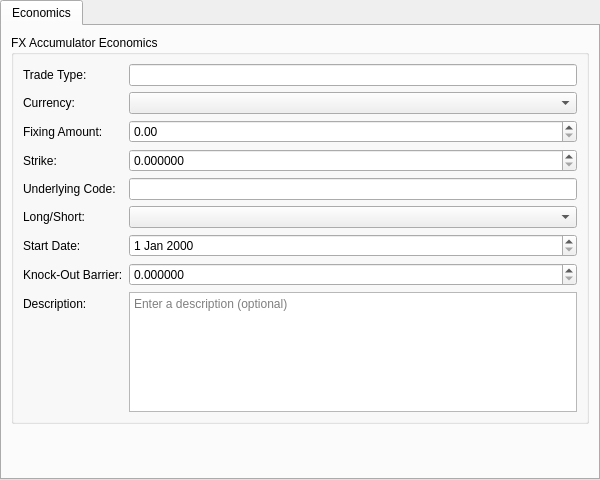
<?xml version="1.0" encoding="UTF-8"?>
<ui version="4.0">
 <class>FxAccumulatorInstrumentForm</class>
 <widget class="QWidget" name="FxAccumulatorInstrumentForm">
  <property name="geometry">
   <rect>
    <x>0</x>
    <y>0</y>
    <width>600</width>
    <height>480</height>
   </rect>
  </property>
  <layout class="QVBoxLayout" name="rootLayout">
   <property name="leftMargin"><number>0</number></property>
   <property name="topMargin"><number>0</number></property>
   <property name="rightMargin"><number>0</number></property>
   <property name="bottomMargin"><number>0</number></property>
   <item>
    <widget class="QTabWidget" name="subTabWidget">
     <property name="currentIndex"><number>0</number></property>
     <widget class="QWidget" name="economicsTab">
      <attribute name="title">
       <string>Economics</string>
      </attribute>
      <layout class="QVBoxLayout" name="economicsLayout">
       <item>
        <widget class="QGroupBox" name="economicsGroup">
         <property name="title">
          <string>FX Accumulator Economics</string>
         </property>
         <layout class="QFormLayout" name="economicsFormLayout">
          <item row="0" column="0">
           <widget class="QLabel" name="labelTradeTypeCode">
            <property name="text"><string>Trade Type:</string></property>
           </widget>
          </item>
          <item row="0" column="1">
           <widget class="QLineEdit" name="tradeTypeCodeEdit">
            <property name="readOnly"><bool>true</bool></property>
           </widget>
          </item>
          <item row="1" column="0">
           <widget class="QLabel" name="labelCurrency">
            <property name="text"><string>Currency:</string></property>
           </widget>
          </item>
          <item row="1" column="1">
           <widget class="ores::qt::OreCurrencyComboBox" name="currencyCombo"/>
          </item>
          <item row="2" column="0">
           <widget class="QLabel" name="labelFixingAmount">
            <property name="text"><string>Fixing Amount:</string></property>
           </widget>
          </item>
          <item row="2" column="1">
           <widget class="OreDoubleSpinBox" name="fixingAmountSpinBox">
            <property name="decimals"><number>2</number></property>
            <property name="minimum"><double>0.000000000000000</double></property>
            <property name="maximum"><double>999999999999.000000000000000</double></property>
            <property name="singleStep"><double>1000.000000000000000</double></property>
           </widget>
          </item>
          <item row="3" column="0">
           <widget class="QLabel" name="labelStrike">
            <property name="text"><string>Strike:</string></property>
           </widget>
          </item>
          <item row="3" column="1">
           <widget class="OreDoubleSpinBox" name="strikeSpinBox">
            <property name="decimals"><number>6</number></property>
            <property name="minimum"><double>0.000000000000000</double></property>
            <property name="maximum"><double>999999.000000000000000</double></property>
            <property name="singleStep"><double>0.001000000000000</double></property>
           </widget>
          </item>
          <item row="4" column="0">
           <widget class="QLabel" name="labelUnderlyingCode">
            <property name="text"><string>Underlying Code:</string></property>
           </widget>
          </item>
          <item row="4" column="1">
           <widget class="QLineEdit" name="underlyingCodeEdit"/>
          </item>
          <item row="5" column="0">
           <widget class="QLabel" name="labelLongShort">
            <property name="text"><string>Long/Short:</string></property>
           </widget>
          </item>
          <item row="5" column="1">
           <widget class="QComboBox" name="longShortCombo"/>
          </item>
          <item row="6" column="0">
           <widget class="QLabel" name="labelStartDate">
            <property name="text"><string>Start Date:</string></property>
           </widget>
          </item>
          <item row="6" column="1">
           <widget class="OreDateEdit" name="startDateEdit"/>
          </item>
          <item row="7" column="0">
           <widget class="QLabel" name="labelKnockOutBarrier">
            <property name="text"><string>Knock-Out Barrier:</string></property>
           </widget>
          </item>
          <item row="7" column="1">
           <widget class="OreDoubleSpinBox" name="knockOutBarrierSpinBox">
            <property name="decimals"><number>6</number></property>
            <property name="minimum"><double>0.000000000000000</double></property>
            <property name="maximum"><double>999999.000000000000000</double></property>
            <property name="singleStep"><double>0.001000000000000</double></property>
           </widget>
          </item>
          <item row="8" column="0">
           <widget class="QLabel" name="labelDescription">
            <property name="text"><string>Description:</string></property>
           </widget>
          </item>
          <item row="8" column="1">
           <widget class="QPlainTextEdit" name="descriptionEdit">
            <property name="minimumSize">
             <size><width>0</width><height>60</height></size>
            </property>
            <property name="maximumSize">
             <size><width>16777215</width><height>120</height></size>
            </property>
            <property name="placeholderText">
             <string>Enter a description (optional)</string>
            </property>
           </widget>
          </item>
         </layout>
        </widget>
       </item>
       <item>
        <spacer name="economicsSpacer">
         <property name="orientation"><enum>Qt::Vertical</enum></property>
         <property name="sizeHint" stdset="0">
          <size><width>20</width><height>20</height></size>
         </property>
        </spacer>
       </item>
      </layout>
     </widget>
    </widget>
   </item>
  </layout>
 </widget>
 <customwidgets>
 <customwidget>
  <class>OreDoubleSpinBox</class>
  <extends>QDoubleSpinBox</extends>
  <header>ores.qt/OreDoubleSpinBox.hpp</header>
 </customwidget>
 <customwidget>
  <class>OreDateEdit</class>
  <extends>QDateEdit</extends>
  <header>ores.qt/OreDateEdit.hpp</header>
 </customwidget>
 <customwidget>
  <class>ores::qt::OreCurrencyComboBox</class>
  <extends>QComboBox</extends>
  <header>ores.qt/OreCurrencyComboBox.hpp</header>
 </customwidget>
</customwidgets>
<resources/>
 <connections/>
</ui>
